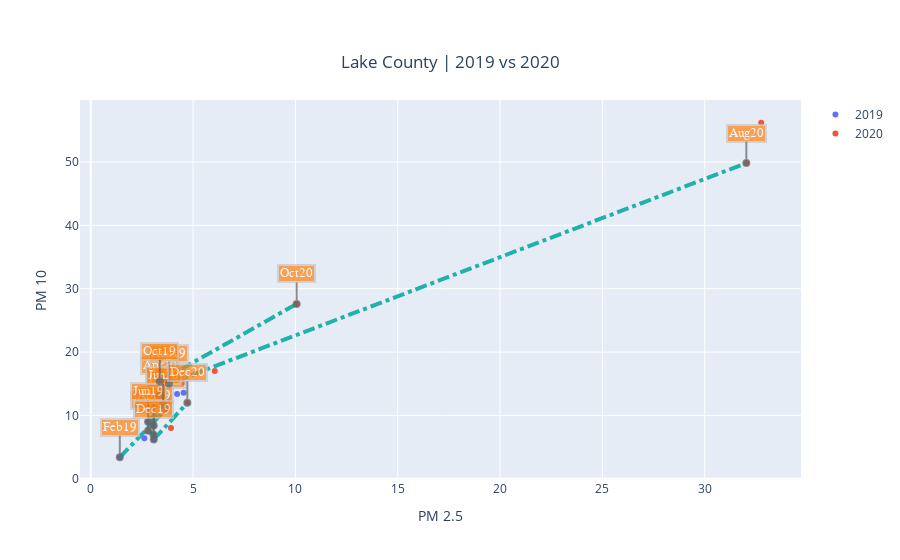

Notebook code for this chart:
### Code cell
ds1=ds1.resample('M', label='right', closed = 'right', on='date_gmt').mean().reset_index().sort_values(by='date_gmt')
ds2=ds2.resample('M', label='right', closed = 'right', on='date_gmt').mean().reset_index().sort_values(by='date_gmt')
ds01=ds01.resample('M', label='right', closed = 'right', on='date_gmt').mean().reset_index().sort_values(by='date_gmt')
ds02=ds02.resample('M', label='right', closed = 'right', on='date_gmt').mean().reset_index().sort_values(by='date_gmt')

### 2019 ###
xlist = ds2["sample_measurement"]
xlist = np.asarray(xlist)
ylist = ds02["sample_measurement"]
ylist = np.asarray(ylist)
merged_list = tuple(zip(xlist, ylist))

### 2020 ###
xlist1 = ds1["sample_measurement"]
xlist1 = np.asarray(xlist1)
ylist1 = ds01["sample_measurement"]
ylist1 = np.asarray(ylist1)
merged_list1 = tuple(zip(xlist1, ylist1))

fig= go.Figure()


fig.add_trace(go.Scatter(x=ds2["sample_measurement"], y=ds02["sample_measurement"], mode = 'markers', name="2019"))

fig.add_trace(go.Scatter(x=ds1["sample_measurement"], y=ds01["sample_measurement"], mode = 'markers', name="2020"))


month_19 = ['Jan19','Feb19','Mar19','Apr19','May19','Jun19','Jul19','Aug19','Sep19','Oct19','Nov19','Dec19']
month_20 = ['Jan20','Feb20','Mar20','Apr20','May20','Jun20','Jul20','Aug20','Sep20','Oct20','Nov20','Dec20']
num_month = [0,1,3,5,7,9,11] 

month_list = list(map(lambda x, y:(x,y), month_19, month_20)) 

for i in num_month:
    fig.add_annotation(
                x=merged_list[i][0],
                y=merged_list[i][1],
                text= month_list[i][0],
    showarrow=True,
            font=dict(
                family="Courier New, monospace",
                size=13,
                color="#ffffff"
                ),
            align="center",
            arrowhead=6,
            arrowsize=1,
            arrowwidth=2,
            arrowcolor="#636363",
            ax=0,
            ay=-30,
            bordercolor="#c7c7c7",
            borderwidth=2,
            borderpad=1,
            bgcolor="#ff7f0e",
            opacity=0.7)


    fig.add_annotation(
                x=merged_list1[i][0],
                y=merged_list1[i][1],
                text= month_list[i][1],
    showarrow=True,
            font=dict(
                family="Courier New, monospace",
                size=13,
                color="#ffffff"
                ),
            align="center",
            arrowhead=6,
            arrowsize=1,
            arrowwidth=2,
            arrowcolor="#636363",
            ax=0,
            ay=-30,
            bordercolor="#c7c7c7",
            borderwidth=2,
            borderpad=1,
            bgcolor="#ff7f0e",
            opacity=0.7)

    fig.update_annotations(visible=True)

###################################### joining corresponding months #################

for i in num_month:
    fig.add_shape(type="line",
    x0=merged_list[i][0], y0=merged_list[i][1], x1=merged_list1[i][0], y1=merged_list1[i][1],
    line=dict(
        color="LightSeaGreen",
        width=4,
        dash="dashdot",
    )
             )

####################################################################################
fig.update_layout(
    showlegend=True,
    title={
        'text': f" {county_name} | {y2} vs {y1}",
        'y':0.9,
        'x':0.5,
        'xanchor': 'center',
        'yanchor': 'top'},
    xaxis_title="PM 2.5",
    yaxis_title="PM 10",
    annotations=[
        dict(
            xref="x",
            yref="y",
        )
    ]
)
fig.show()
fig.write_html(f"{county_name}_pm25-pm10_{y2}-{y1}.html")

### Figure 1 — Plotly figure (JSON) as saved in the notebook; plotly's stock layout.template omitted (floating-point values rounded to 4 significant figures)
{"data": [{"mode": "markers", "name": "2019", "type": "scatter", "x": [3.06, 1.42, 2.62, 3.08, 2.9, 2.8, 4.22, 3.817, 2.58, 3.38, 4.54, 3.08], "y": [7, 3.4, 6.4, 8.4, 9.4, 9, 13.4, 15, 11.8, 15.4, 13.6, 6.2]}, {"mode": "markers", "name": "2020", "type": "scatter", "x": [2.8, 3.68, 3.92, 3.36, 2.9, 3.54, 6.06, 32.03, 32.76, 10.06, 4.5, 4.72], "y": [7.6, 11, 8, 13.2, 8.4, 11.6, 17, 49.83, 56.2, 27.6, 15.2, 12]}], "layout": {"annotations": [{"align": "center", "arrowcolor": "#636363", "arrowhead": 6, "arrowsize": 1, "arrowwidth": 2, "ax": 0, "ay": -30, "bgcolor": "#ff7f0e", "bordercolor": "#c7c7c7", "borderpad": 1, "borderwidth": 2, "font": {"color": "#ffffff", "family": "Courier New, monospace", "size": 13}, "opacity": 0.7, "showarrow": true, "text": "Jan19", "visible": true, "x": 3.06, "xref": "x", "y": 7, "yref": "y"}, {"align": "center", "arrowcolor": "#636363", "arrowhead": 6, "arrowsize": 1, "arrowwidth": 2, "ax": 0, "ay": -30, "bgcolor": "#ff7f0e", "bordercolor": "#c7c7c7", "borderpad": 1, "borderwidth": 2, "font": {"color": "#ffffff", "family": "Courier New, monospace", "size": 13}, "opacity": 0.7, "showarrow": true, "text": "Jan20", "visible": true, "x": 2.8, "xref": "x", "y": 7.6, "yref": "y"}, {"align": "center", "arrowcolor": "#636363", "arrowhead": 6, "arrowsize": 1, "arrowwidth": 2, "ax": 0, "ay": -30, "bgcolor": "#ff7f0e", "bordercolor": "#c7c7c7", "borderpad": 1, "borderwidth": 2, "font": {"color": "#ffffff", "family": "Courier New, monospace", "size": 13}, "opacity": 0.7, "showarrow": true, "text": "Feb19", "visible": true, "x": 1.42, "xref": "x", "y": 3.4, "yref": "y"}, {"align": "center", "arrowcolor": "#636363", "arrowhead": 6, "arrowsize": 1, "arrowwidth": 2, "ax": 0, "ay": -30, "bgcolor": "#ff7f0e", "bordercolor": "#c7c7c7", "borderpad": 1, "borderwidth": 2, "font": {"color": "#ffffff", "family": "Courier New, monospace", "size": 13}, "opacity": 0.7, "showarrow": true, "text": "Feb20", "visible": true, "x": 3.68, "xref": "x", "y": 11, "yref": "y"}, {"align": "center", "arrowcolor": "#636363", "arrowhead": 6, "arrowsize": 1, "arrowwidth": 2, "ax": 0, "ay": -30, "bgcolor": "#ff7f0e", "bordercolor": "#c7c7c7", "borderpad": 1, "borderwidth": 2, "font": {"color": "#ffffff", "family": "Courier New, monospace", "size": 13}, "opacity": 0.7, "showarrow": true, "text": "Apr19", "visible": true, "x": 3.08, "xref": "x", "y": 8.4, "yref": "y"}, {"align": "center", "arrowcolor": "#636363", "arrowhead": 6, "arrowsize": 1, "arrowwidth": 2, "ax": 0, "ay": -30, "bgcolor": "#ff7f0e", "bordercolor": "#c7c7c7", "borderpad": 1, "borderwidth": 2, "font": {"color": "#ffffff", "family": "Courier New, monospace", "size": 13}, "opacity": 0.7, "showarrow": true, "text": "Apr20", "visible": true, "x": 3.36, "xref": "x", "y": 13.2, "yref": "y"}, {"align": "center", "arrowcolor": "#636363", "arrowhead": 6, "arrowsize": 1, "arrowwidth": 2, "ax": 0, "ay": -30, "bgcolor": "#ff7f0e", "bordercolor": "#c7c7c7", "borderpad": 1, "borderwidth": 2, "font": {"color": "#ffffff", "family": "Courier New, monospace", "size": 13}, "opacity": 0.7, "showarrow": true, "text": "Jun19", "visible": true, "x": 2.8, "xref": "x", "y": 9, "yref": "y"}, {"align": "center", "arrowcolor": "#636363", "arrowhead": 6, "arrowsize": 1, "arrowwidth": 2, "ax": 0, "ay": -30, "bgcolor": "#ff7f0e", "bordercolor": "#c7c7c7", "borderpad": 1, "borderwidth": 2, "font": {"color": "#ffffff", "family": "Courier New, monospace", "size": 13}, "opacity": 0.7, "showarrow": true, "text": "Jun20", "visible": true, "x": 3.54, "xref": "x", "y": 11.6, "yref": "y"}, {"align": "center", "arrowcolor": "#636363", "arrowhead": 6, "arrowsize": 1, "arrowwidth": 2, "ax": 0, "ay": -30, "bgcolor": "#ff7f0e", "bordercolor": "#c7c7c7", "borderpad": 1, "borderwidth": 2, "font": {"color": "#ffffff", "family": "Courier New, monospace", "size": 13}, "opacity": 0.7, "showarrow": true, "text": "Aug19", "visible": true, "x": 3.817, "xref": "x", "y": 15, "yref": "y"}, {"align": "center", "arrowcolor": "#636363", "arrowhead": 6, "arrowsize": 1, "arrowwidth": 2, "ax": 0, "ay": -30, "bgcolor": "#ff7f0e", "bordercolor": "#c7c7c7", "borderpad": 1, "borderwidth": 2, "font": {"color": "#ffffff", "family": "Courier New, monospace", "size": 13}, "opacity": 0.7, "showarrow": true, "text": "Aug20", "visible": true, "x": 32.03, "xref": "x", "y": 49.83, "yref": "y"}, {"align": "center", "arrowcolor": "#636363", "arrowhead": 6, "arrowsize": 1, "arrowwidth": 2, "ax": 0, "ay": -30, "bgcolor": "#ff7f0e", "bordercolor": "#c7c7c7", "borderpad": 1, "borderwidth": 2, "font": {"color": "#ffffff", "family": "Courier New, monospace", "size": 13}, "opacity": 0.7, "showarrow": true, "text": "Oct19", "visible": true, "x": 3.38, "xref": "x", "y": 15.4, "yref": "y"}, {"align": "center", "arrowcolor": "#636363", "arrowhead": 6, "arrowsize": 1, "arrowwidth": 2, "ax": 0, "ay": -30, "bgcolor": "#ff7f0e", "bordercolor": "#c7c7c7", "borderpad": 1, "borderwidth": 2, "font": {"color": "#ffffff", "family": "Courier New, monospace", "size": 13}, "opacity": 0.7, "showarrow": true, "text": "Oct20", "visible": true, "x": 10.06, "xref": "x", "y": 27.6, "yref": "y"}, {"align": "center", "arrowcolor": "#636363", "arrowhead": 6, "arrowsize": 1, "arrowwidth": 2, "ax": 0, "ay": -30, "bgcolor": "#ff7f0e", "bordercolor": "#c7c7c7", "borderpad": 1, "borderwidth": 2, "font": {"color": "#ffffff", "family": "Courier New, monospace", "size": 13}, "opacity": 0.7, "showarrow": true, "text": "Dec19", "visible": true, "x": 3.08, "xref": "x", "y": 6.2, "yref": "y"}, {"align": "center", "arrowcolor": "#636363", "arrowhead": 6, "arrowsize": 1, "arrowwidth": 2, "ax": 0, "ay": -30, "bgcolor": "#ff7f0e", "bordercolor": "#c7c7c7", "borderpad": 1, "borderwidth": 2, "font": {"color": "#ffffff", "family": "Courier New, monospace", "size": 13}, "opacity": 0.7, "showarrow": true, "text": "Dec20", "visible": true, "x": 4.72, "xref": "x", "y": 12, "yref": "y"}], "shapes": [{"line": {"color": "LightSeaGreen", "dash": "dashdot", "width": 4}, "type": "line", "x0": 3.06, "x1": 2.8, "y0": 7, "y1": 7.6}, {"line": {"color": "LightSeaGreen", "dash": "dashdot", "width": 4}, "type": "line", "x0": 1.42, "x1": 3.68, "y0": 3.4, "y1": 11}, {"line": {"color": "LightSeaGreen", "dash": "dashdot", "width": 4}, "type": "line", "x0": 3.08, "x1": 3.36, "y0": 8.4, "y1": 13.2}, {"line": {"color": "LightSeaGreen", "dash": "dashdot", "width": 4}, "type": "line", "x0": 2.8, "x1": 3.54, "y0": 9, "y1": 11.6}, {"line": {"color": "LightSeaGreen", "dash": "dashdot", "width": 4}, "type": "line", "x0": 3.817, "x1": 32.03, "y0": 15, "y1": 49.83}, {"line": {"color": "LightSeaGreen", "dash": "dashdot", "width": 4}, "type": "line", "x0": 3.38, "x1": 10.06, "y0": 15.4, "y1": 27.6}, {"line": {"color": "LightSeaGreen", "dash": "dashdot", "width": 4}, "type": "line", "x0": 3.08, "x1": 4.72, "y0": 6.2, "y1": 12}], "showlegend": true, "title": {"text": " Lake County | 2019 vs 2020", "x": 0.5, "xanchor": "center", "y": 0.9, "yanchor": "top"}, "xaxis": {"title": {"text": "PM 2.5"}}, "yaxis": {"title": {"text": "PM 10"}}}}
